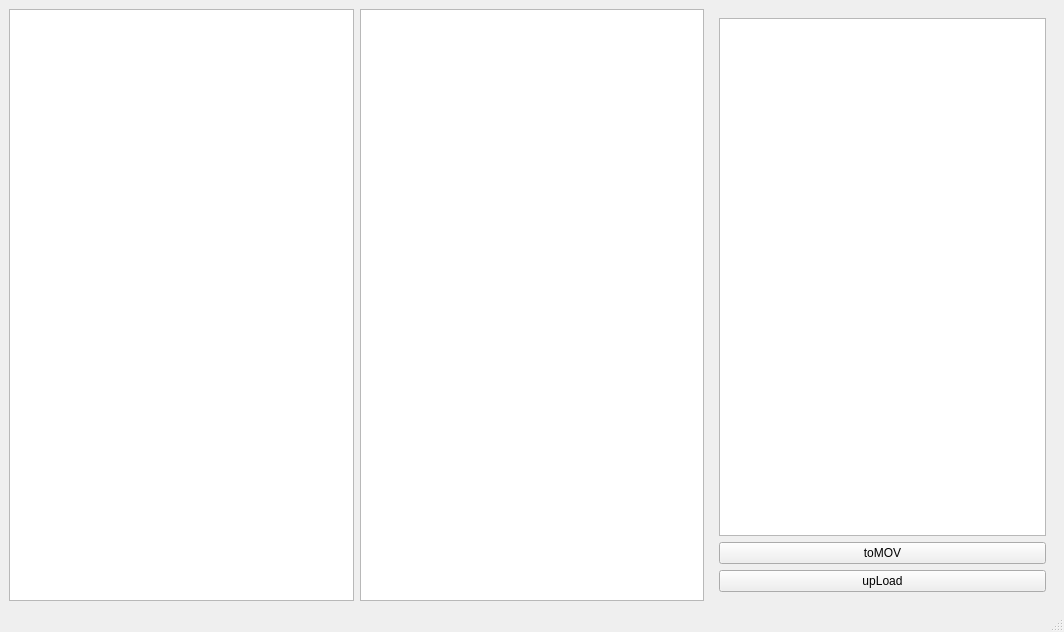
<?xml version="1.0" encoding="UTF-8"?>
<ui version="4.0">
 <class>toMOVMainWindow</class>
 <widget class="QMainWindow" name="toMOVMainWindow">
  <property name="geometry">
   <rect>
    <x>0</x>
    <y>0</y>
    <width>1064</width>
    <height>632</height>
   </rect>
  </property>
  <property name="windowTitle">
   <string>批量图片序列转MOV</string>
  </property>
  <property name="windowIcon">
   <iconset resource="LOGO.qrc">
    <normaloff>:/resource/LOGO.png</normaloff>:/resource/LOGO.png</iconset>
  </property>
  <widget class="QWidget" name="centralwidget">
   <layout class="QHBoxLayout" name="horizontalLayout">
    <item>
     <widget class="QTreeView" name="treeView"/>
    </item>
    <item>
     <widget class="QTableView" name="tableView"/>
    </item>
    <item>
     <widget class="QWidget" name="widget" native="true">
      <layout class="QVBoxLayout" name="verticalLayout">
       <item>
        <widget class="QTextBrowser" name="descriptionBrowser"/>
       </item>
       <item>
        <widget class="QPushButton" name="toMOVBtn">
         <property name="text">
          <string>toMOV</string>
         </property>
        </widget>
       </item>
       <item>
        <widget class="QPushButton" name="upLoadBtn">
         <property name="text">
          <string>upLoad</string>
         </property>
        </widget>
       </item>
      </layout>
     </widget>
    </item>
   </layout>
  </widget>
  <widget class="QMenuBar" name="menubar">
   <property name="geometry">
    <rect>
     <x>0</x>
     <y>0</y>
     <width>1064</width>
     <height>23</height>
    </rect>
   </property>
  </widget>
  <widget class="QStatusBar" name="statusbar"/>
 </widget>
 <resources>
  <include location="LOGO.qrc"/>
 </resources>
 <connections/>
</ui>
